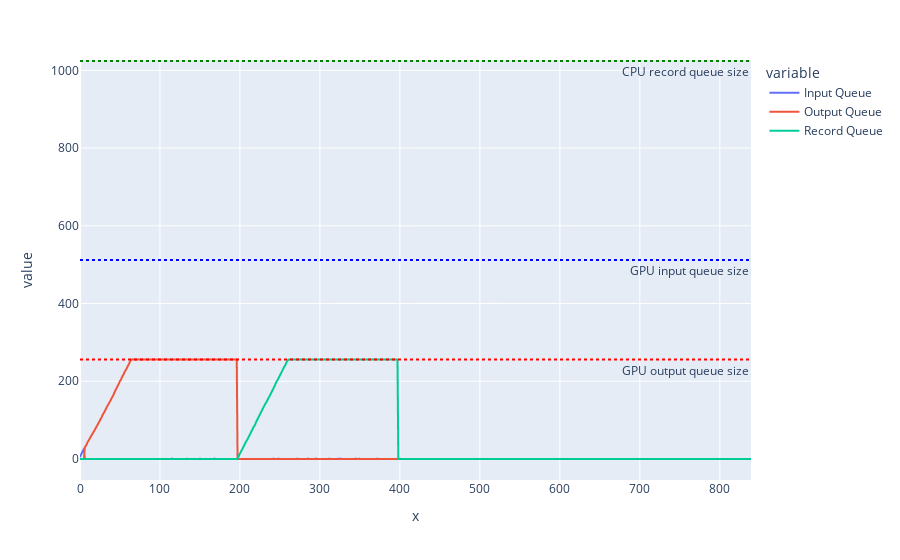

Source (notebook cell):
### Code cell
# use plotly to create a line chart that has each "Queue" column as a line, and the x-axis is the length of the index
fig = px.line(df, x=range(len(df)), y=['Input Queue', 'Output Queue', 'Record Queue'])
# add à horizontal blue line at the level of the "GPU input queue size" metadata
fig.add_hline(y=int(metadata_dict['GPU Input Queue size']), line_dash="dot", line_color="blue", annotation_text="GPU input queue size", annotation_position="bottom right")
# add à horizontal red line at the level of the "GPU output queue size" metadata
fig.add_hline(y=int(metadata_dict['GPU Output Queue size']), line_dash="dot", line_color="red", annotation_text="GPU output queue size", annotation_position="bottom right")
# add à horizontal green line at the level of the "GPU record queue size" metadata
fig.add_hline(y=int(metadata_dict['CPU Record Queue size']), line_dash="dot", line_color="green", annotation_text="CPU record queue size", annotation_position="bottom right")

fig.show()

### Figure 1 — Plotly figure (JSON) as saved in the notebook; plotly's stock layout.template omitted (floating-point values rounded to 4 significant figures; data arrays with more than 128 entries replaced by an {"elided": "..."} marker saying what was removed)
{"data": [{"hovertemplate": "variable=Input Queue<br>x=%{x}<br>value=%{y}<extra></extra>", "legendgroup": "Input Queue", "line": {"color": "#636efa", "dash": "solid"}, "marker": {"symbol": "circle"}, "mode": "lines", "name": "Input Queue", "showlegend": true, "type": "scattergl", "x": {"elided": "840 int values"}, "xaxis": "x", "y": {"elided": "840 int values"}, "yaxis": "y"}, {"hovertemplate": "variable=Output Queue<br>x=%{x}<br>value=%{y}<extra></extra>", "legendgroup": "Output Queue", "line": {"color": "#EF553B", "dash": "solid"}, "marker": {"symbol": "circle"}, "mode": "lines", "name": "Output Queue", "showlegend": true, "type": "scattergl", "x": {"elided": "840 int values"}, "xaxis": "x", "y": {"elided": "840 int values"}, "yaxis": "y"}, {"hovertemplate": "variable=Record Queue<br>x=%{x}<br>value=%{y}<extra></extra>", "legendgroup": "Record Queue", "line": {"color": "#00cc96", "dash": "solid"}, "marker": {"symbol": "circle"}, "mode": "lines", "name": "Record Queue", "showlegend": true, "type": "scattergl", "x": {"elided": "840 int values"}, "xaxis": "x", "y": {"elided": "840 int values"}, "yaxis": "y"}], "layout": {"annotations": [{"showarrow": false, "text": "GPU input queue size", "x": 1, "xanchor": "right", "xref": "x domain", "y": 512, "yanchor": "top", "yref": "y"}, {"showarrow": false, "text": "GPU output queue size", "x": 1, "xanchor": "right", "xref": "x domain", "y": 256, "yanchor": "top", "yref": "y"}, {"showarrow": false, "text": "CPU record queue size", "x": 1, "xanchor": "right", "xref": "x domain", "y": 1024, "yanchor": "top", "yref": "y"}], "legend": {"title": {"text": "variable"}, "tracegroupgap": 0}, "margin": {"t": 60}, "shapes": [{"line": {"color": "blue", "dash": "dot"}, "type": "line", "x0": 0, "x1": 1, "xref": "x domain", "y0": 512, "y1": 512, "yref": "y"}, {"line": {"color": "red", "dash": "dot"}, "type": "line", "x0": 0, "x1": 1, "xref": "x domain", "y0": 256, "y1": 256, "yref": "y"}, {"line": {"color": "green", "dash": "dot"}, "type": "line", "x0": 0, "x1": 1, "xref": "x domain", "y0": 1024, "y1": 1024, "yref": "y"}], "xaxis": {"anchor": "y", "domain": [0, 1], "title": {"text": "x"}}, "yaxis": {"anchor": "x", "domain": [0, 1], "title": {"text": "value"}}}}
